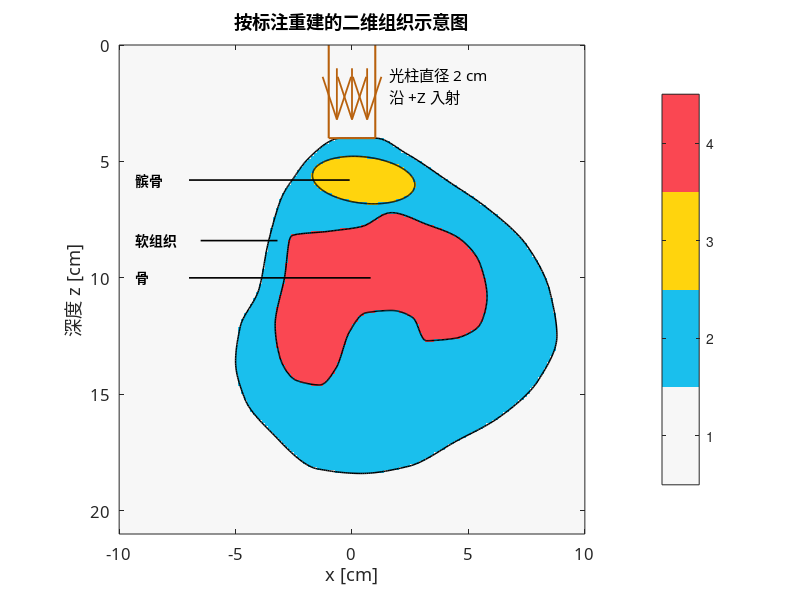

The MATLAB script that drew this image: (Note: this script raises an error after producing the figure.)
%% Tissue_knee_three_tissues.m
% Approximate anatomy traced from the user's annotated reference.
% T(ix,iy,iz); cm; IDs: 1 air, 2 soft tissue, 3 patella, 4 bone.
% The OUTER contour is the knee/body boundary, NOT an extra bone layer.
% The LOWER INNER contour bounds the single bone compartment.
% Standalone geometry script: no optical coefficients or transport assumptions.
if ~exist('buildOnly','var') || ~buildOnly
 clear; clc; close all; buildOnly=false;
end
zsurf=4;
dx=.125; dy=dx; dz=dx;
Nx=160; Ny=96; Nz=168;
x=((1:Nx)-.5)*dx-10;
y=((1:Ny)-.5)*dy-6;
z=((1:Nz)-.5)*dz;
T=ones(Nx,Ny,Nz,'uint8');
[X,Z]=ndgrid(x,z);
outer=[-3 6.5;-3.6 8.5;-4 10.5;-4.8 12.1;-5 13.6;-4.6 15.2; ...
 -3.4 16.7;-1.5 18.2;.4 18.4;2.4 18.1;4.5 17;6.3 16;8 14.4; ...
 8.8 12.5;8.5 10.6;7.5 8.6;5.8 7;4.2 5.9;2.4 4.7;1 4; ...
 -.5 4;-1.8 4.8;-2.5 5.7];
bone=[-2.6 8.2;-2.9 10;-3.3 12;-3.1 13.4;-2.4 14.4;-1.4 14.6; ...
 -.7 13.9;-.1 12.3;.6 11.5;1.7 11.4;2.6 11.7;3.2 12.7;4.4 12.6; ...
 5.5 12;5.8 10.8;5.5 9.4;4.6 8.3;3.2 7.7;1.7 7.2;.4 7.8;-1 8];
curves={outer,bone};
for k=1:2
 p=curves{k}; n=size(p,1); pp=[p(end-1:end,:);p;p(1:2,:)];
 q=linspace(3,n+3,500);
 curves{k}=[interp1(1:n+4,pp(:,1),q,'pchip')', ...
            interp1(1:n+4,pp(:,2),q,'pchip')'];
end
outer=curves{1}; bone=curves{2};
a=linspace(0,2*pi,400)';
% Adult MRI: length/width about 4.4 cm, thickness about 2.0 cm.
% Meier et al., DOI: 10.1007/s00256-024-04794-1.
% Shift right/up; minimum skin clearance about .5 cm (not uniform).
patellaX=.5; patellaZ=5.8;
patella=[patellaX+2.2*cos(a),patellaZ+1*sin(a)+.2*cos(a)];
for iy=1:Ny
 section=ones(Nx,Nz,'uint8');
 s=sqrt(max(0,1-(y(iy)/4.8)^2));
 if s>0
  Xq=1+(X-1)/s; Zq=11.5+(Z-11.5)/s;
  bodyMask=inpolygon(Xq,Zq,outer(:,1),outer(:,2));
  boneMask=inpolygon(Xq,Zq,bone(:,1),bone(:,2));
  section(bodyMask)=2;
  section(bodyMask & boneMask)=4;
  sp=sqrt(max(0,1-(y(iy)/2.2)^2));
  if sp>0
   patellaMask=inpolygon(patellaX+(X-patellaX)/sp,patellaZ+(Z-patellaZ)/sp,patella(:,1),patella(:,2));
   section(bodyMask & patellaMask)=3;
  end
 end
 T(:,iy,:)=reshape(section,Nx,1,Nz);
end
if ~buildOnly
[~,iy0]=min(abs(y)); Txz=squeeze(T(:,iy0,:))';
assert(isequal(unique(T(:))',uint8(1:4)));
colors=[.97 .97 .97; .10 .75 .93; 1 .83 .05; .98 .28 .32];
fig2D=figure('Color','w','Position',[100 70 780 780]);
imagesc(x,z,Txz); axis image; hold on;
colormap(colors); caxis([.5 4.5]);
set(gca,'YDir','reverse','FontName','Microsoft YaHei','FontSize',12);
xlim([-10 10]); ylim([0 21]);
plot(outer(:,1),outer(:,2),'k','LineWidth',1.1);
plot(bone(:,1),bone(:,2),'k','LineWidth',1.1);
plot(patella(:,1),patella(:,2),'k','LineWidth',1.1);
% Outline the 2 cm collimated beam in air; the anatomy is not flattened.
plot([-1 -1 1 1],[0 4 4 0],'Color',[.72 .38 .05],'LineWidth',1.5);
for bx=[-.65 0 .65], quiver(bx,1,0,2.2,0,'Color',[.72 .38 .05],'LineWidth',1.3,'MaxHeadSize',.5); end
text(1.6,1.8,{'光柱直径 2 cm','沿 +Z 入射'},'FontName','Microsoft YaHei','FontSize',11);
plot([-7 -.1],[patellaZ patellaZ],'k-','LineWidth',1.2);
text(-9.3,patellaZ,'髌骨','FontName','Microsoft YaHei','FontWeight','bold');
plot([-6.5 -3.2],[8.4 8.4],'k-','LineWidth',1.2);
text(-9.3,8.4,'软组织','FontName','Microsoft YaHei','FontWeight','bold');
plot([-7 .8],[10 10],'k-','LineWidth',1.2);
text(-9.3,10,'骨','FontName','Microsoft YaHei','FontWeight','bold');
xlabel('x [cm]'); ylabel('深度 z [cm]');
title('按标注重建的二维组织示意图','FontName','Microsoft YaHei');
cb=colorbar; cb.Ticks=1:4;
cb.TickLabels={'空气','软组织','髌骨','骨'}; cb.FontName='Microsoft YaHei';
% NOTE: y thickness and 3-D taper are modeling assumptions, not CT/MRI data.
% This is the active four-label model used by Prepare_Inputs.
% Standalone execution opens both 2-D and 3-D anatomy views.

fig3D=Plot_Tissue3D(T,x,y,z);
end
